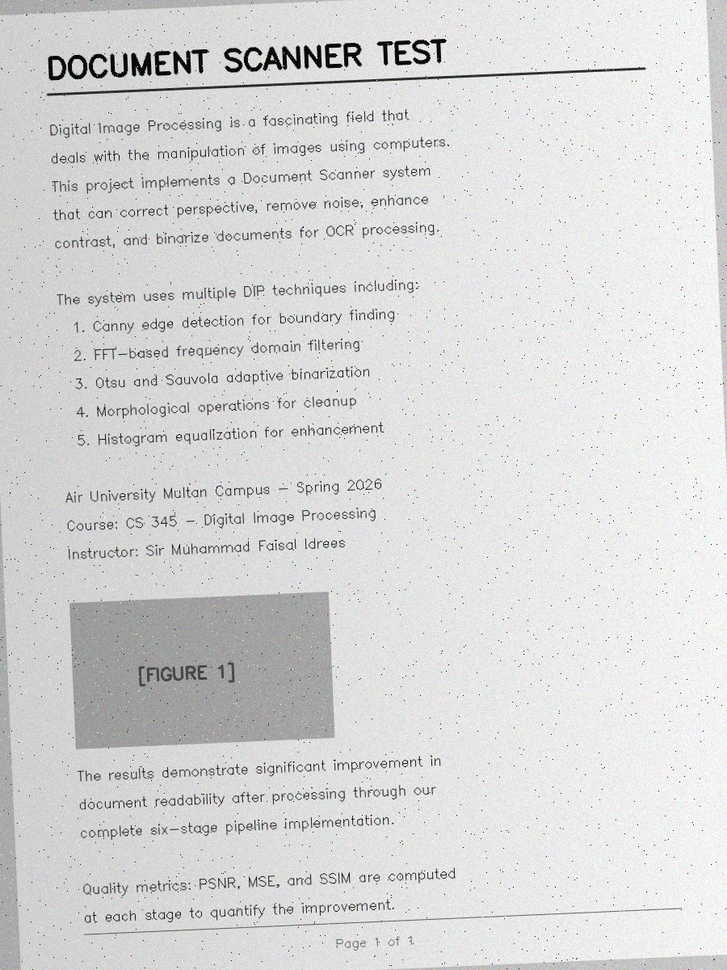
#> input picture Original.png, 727 x 970 px, shrunk from 900 x 1200 before the run
$ python -i frequency_filter.py   (imports and definitions only)
#> lines starting #> are read from the running program, lines starting #| are printed output that depends on the picture
#> further down, picture is the input picture: shape (970, 727, 3); mean B, G, R 215.8, 215.9, 215.8
"""
FrequencyFilter - FFT-Based Noise Removal
--------------------------------------------
Removes noise using frequency domain filtering (2D DFT/FFT).
Implements Butterworth and Gaussian low-pass filters.

DIP Concepts: 2D DFT/FFT, frequency domain filtering, spectrum visualization
"""

import cv2
import numpy as np
import matplotlib.pyplot as plt


class FrequencyFilter:
    """
    Frequency domain image filter using 2D FFT.

    Pipeline: image -> FFT -> shift -> apply filter -> inverse shift -> inverse FFT
    """

    def __init__(self, filter_type='butterworth', cutoff=60, order=2):
        self.filter_type = filter_type
        self.cutoff = cutoff
        self.order = order

    def compute_dft(self, image):
        """
        Compute 2D DFT and shift zero-frequency to center.

        Returns: (shifted_spectrum, magnitude_spectrum)
        """
        gray = cv2.cvtColor(image, cv2.COLOR_BGR2GRAY) if len(image.shape) == 3 else image.copy()
        gray = gray.astype(np.float64)

        # 2D FFT
        f_transform = np.fft.fft2(gray)
        # Shift zero-frequency component to center
        f_shift = np.fft.fftshift(f_transform)
        # Magnitude spectrum (log scale for visualization)
        magnitude = np.log1p(np.abs(f_shift))
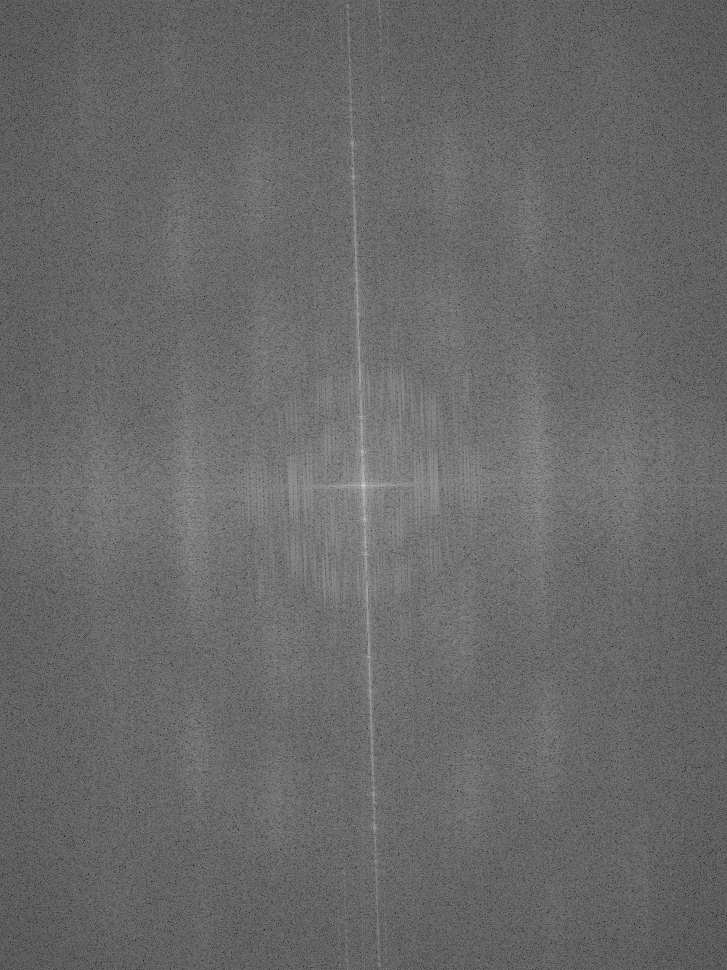
#> magnitude: shape (970, 727) float64; min 2.32, max 18.84, mean 9.15; drawn with min black and max white

        return f_shift, magnitude

    def butterworth_lpf(self, shape, cutoff, order=2):
        """
        Create Butterworth Low-Pass Filter mask.

        H(u,v) = 1 / (1 + (D(u,v)/D0)^(2n))
        where D(u,v) = distance from center, D0 = cutoff frequency
        """
        rows, cols = shape
        crow, ccol = rows // 2, cols // 2

        u = np.arange(rows).reshape(-1, 1) - crow
        v = np.arange(cols).reshape(1, -1) - ccol
        D = np.sqrt(u ** 2 + v ** 2)

        # Butterworth formula
        H = 1 / (1 + (D / cutoff) ** (2 * order))
        return H

    # [15 lines left out: function gaussian_lpf, not called in this run]

    def apply_filter(self, f_shift, filter_mask):
        """Apply frequency filter and compute inverse DFT."""
        # Apply filter in frequency domain
        filtered_shift = f_shift * filter_mask
        # Inverse shift
        f_ishift = np.fft.ifftshift(filtered_shift)
        # Inverse FFT
        img_back = np.fft.ifft2(f_ishift)
        img_back = np.abs(img_back)
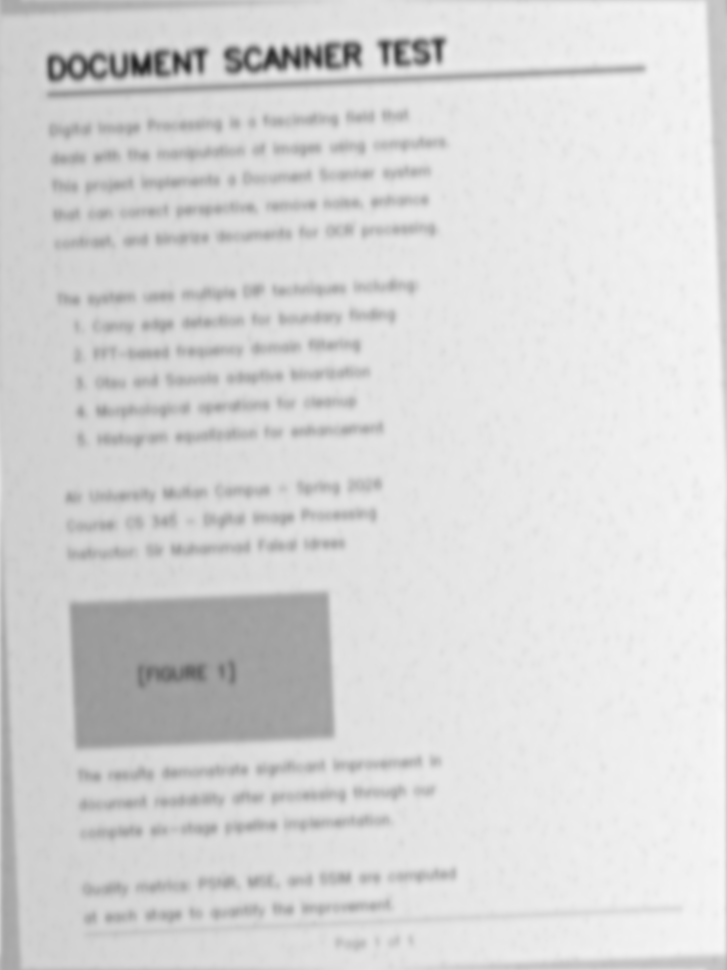
#> img_back: shape (970, 727) float64; min 32.28, max 246.7, mean 215.9
        # Clip to valid range without changing relative brightness
        img_back = np.clip(img_back, 0, 255).astype(np.uint8)
        return img_back

    # [27 lines left out: function visualize_spectrum, not called in this run]

    def process(self, image, filter_type=None, cutoff=None):
        """
        Full frequency domain filtering pipeline.

        Steps:
        1. Compute 2D DFT
        2. Create filter mask (Butterworth or Gaussian LPF)
        3. Apply filter in frequency domain
        4. Inverse DFT to get filtered image
        """
        f_type = filter_type or self.filter_type
        d0 = cutoff or self.cutoff

        print("\n" + "=" * 50)
        print("  STAGE 2: Frequency Domain Filtering")
        print("=" * 50)

        gray = cv2.cvtColor(image, cv2.COLOR_BGR2GRAY) if len(image.shape) == 3 else image.copy()

        # Step 1: Compute DFT
        print(f"\n  -> Computing 2D FFT...")
        f_shift, mag_before = self.compute_dft(gray)

        # Step 2: Create filter
        print(f"  -> Creating {f_type} LPF (cutoff={d0})...")
        if f_type == 'butterworth':
            H = self.butterworth_lpf(gray.shape, d0, self.order)
        else:
            H = self.gaussian_lpf(gray.shape, d0)

        # Step 3: Apply filter
        print(f"  -> Applying filter in frequency domain...")
        filtered = self.apply_filter(f_shift, H)

        # Compute filtered spectrum for visualization
        filtered_shift = f_shift * H
        mag_after = np.log1p(np.abs(filtered_shift))
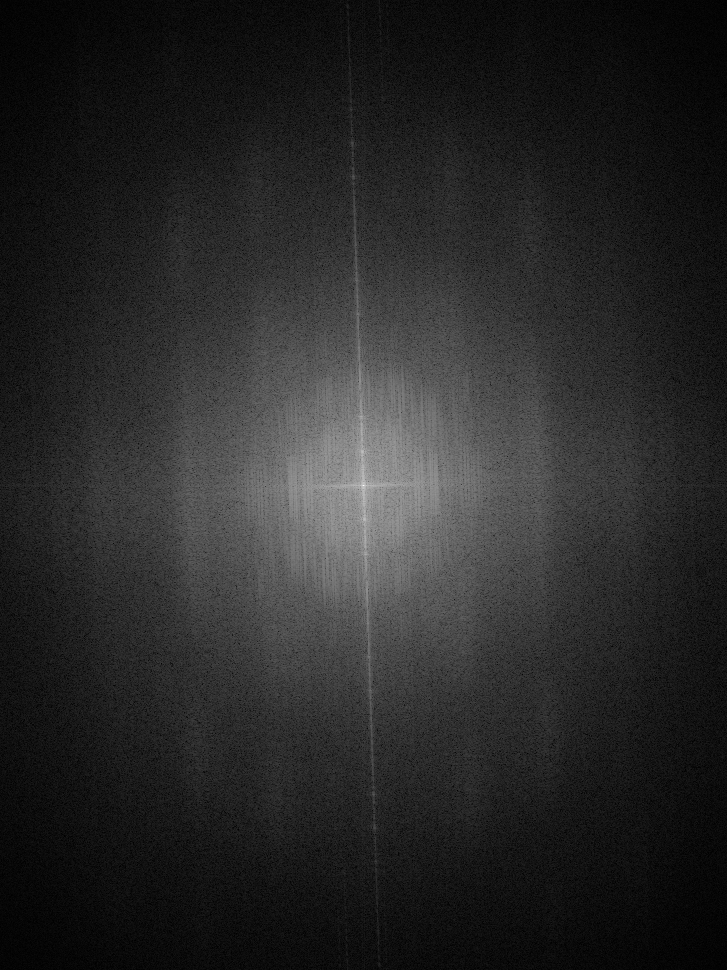
#> mag_after: shape (970, 727) float64; min 0.00393, max 18.84, mean 2.98; drawn with min black and max white

        print(f"  [+] Frequency filtering complete")

        debug_info = {
            'magnitude_before': mag_before,
            'magnitude_after': mag_after,
            'filter_mask': H,
        }

        return filtered, debug_info

>>> import cv2
>>> picture = cv2.imread('../Original.png')
>>> result = FrequencyFilter().process(picture)
